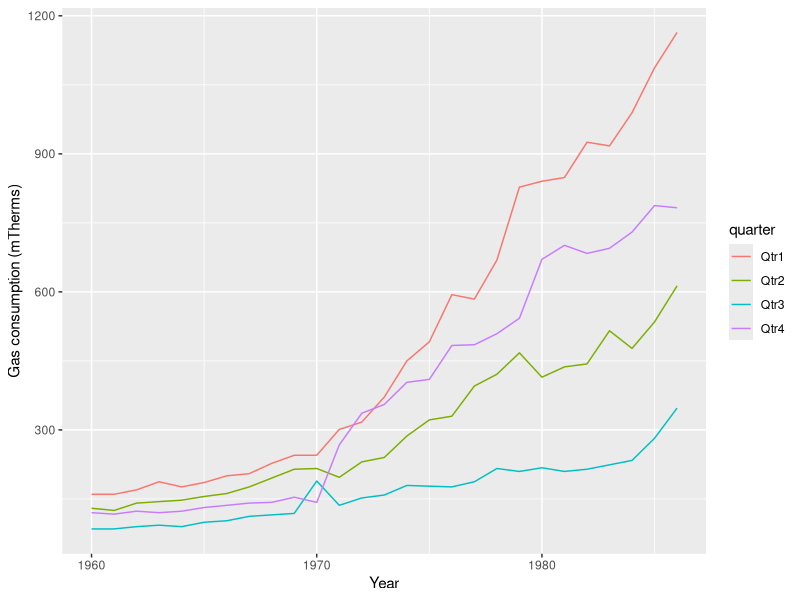
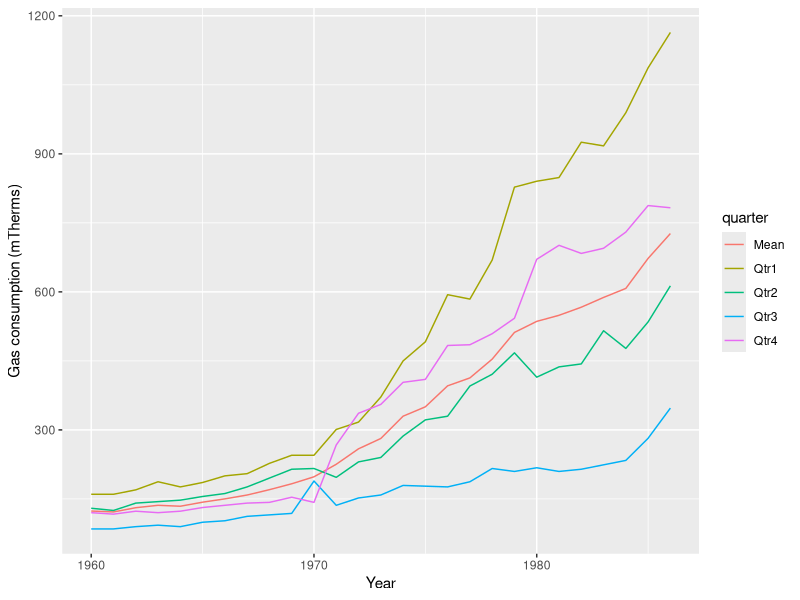
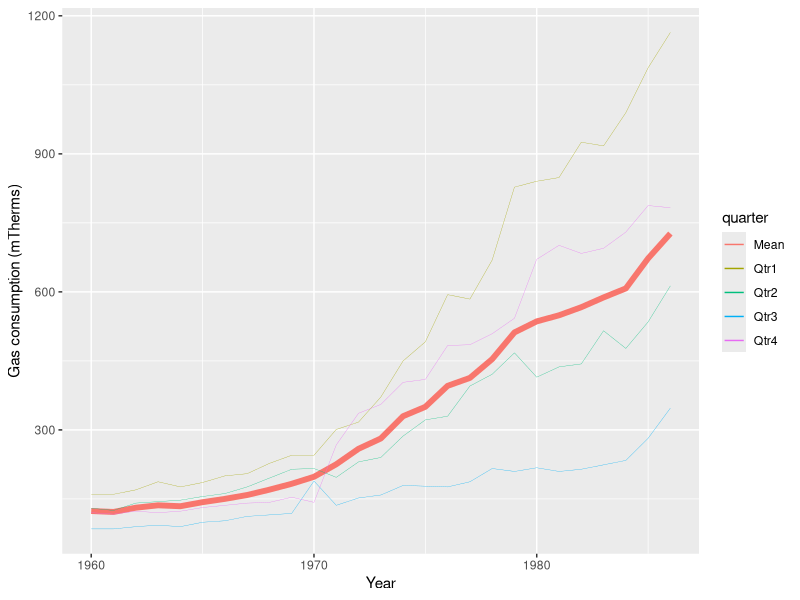

Here is the R script that generated these plots, in order:
## ---- chunk 1
knitr::opts_chunk$set(echo = TRUE, eval = TRUE, warning = FALSE, message = FALSE)
## ---- chunk 2
library(tidyverse)

## ---- chunk 3
UKgas <- read_csv("./data/UKgas.csv")
head(UKgas)

## ---- chunk 4
UKgas_l <- UKgas %>% 
  pivot_longer(cols = -year, 
               names_to = "quarter", 
               values_to = "gas_consumption")


## ---- chunk 5
UKgas_by_quarter <- UKgas_l %>% 
  group_by(quarter) %>% 
  summarise(mean_quarterly_gas = mean(gas_consumption, 
                                      na.rm = TRUE))


## ---- chunk 6
UKgas_by_year <- UKgas_l %>% 
  group_by(year) %>% 
  summarise(mean_annual_gas = mean(gas_consumption, 
                                      na.rm = TRUE))


## ---- chunk 7
UKgas <- UKgas %>% 
  mutate(mean_annual_gas =rowMeans(select(., Qtr1,
                                  Qtr2,
                                  Qtr3, 
                                  Qtr4)))


## ---- chunk 8
g <- ggplot(UKgas_l, aes(x = year, 
                         y = gas_consumption, 
                         group = quarter,
                         colour = quarter)) + 
  geom_line() +
  xlab("Year") +                           ## Alternatively, all labels can be changed in a single line using labels(title = "", x="", y="")
  ylab("Gas consumption (mTherms)")

g
## ---- chunk 9
UKgas_l_with_mean <- UKgas_l %>% 
  bind_rows(UKgas_by_year %>% 
              # Specify the value that should appear in the "quarter" column
              mutate(quarter = "Mean") %>%
              # ensure that column names match
              rename(gas_consumption = mean_annual_gas))

g2 <- ggplot(UKgas_l_with_mean, aes(x = year, 
                         y = gas_consumption, 
                         group = quarter, 
                         colour = quarter)) + 
  geom_line() +
  xlab("Year") + 
  ylab("Gas consumption (mTherms)")

g2
## ---- chunk 10
UKgas_l_with_mean <- UKgas_l_with_mean %>% 
  # Add a linewidth value. The numbers are not crucial as these will be rescaled in the plot
  mutate(linewidth = if_else(quarter == "Mean", 2, 1))

g3 <- ggplot(UKgas_l_with_mean, aes(x = year, 
                         y = gas_consumption, 
                         group = quarter, 
                         colour = quarter)) + 
  geom_line(aes(linewidth = linewidth)) +
  #specify the range that the linewidths should span, and disable the linewidth legend
  scale_linewidth(range=c(0.1, 2), guide=FALSE) +
  xlab("Year") + 
  ylab("Gas consumption (mTherms)")

g3

